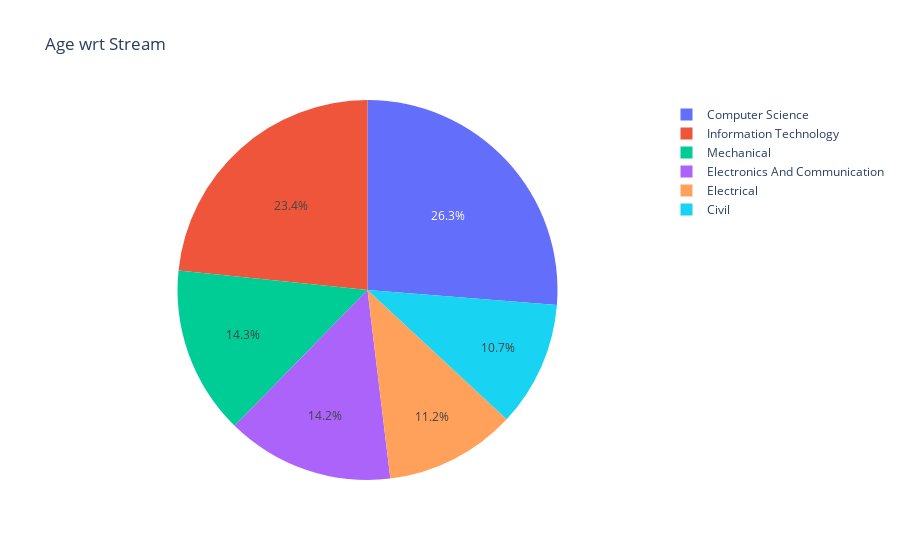

This figure's notebook cell:
### Markdown cell above
CSE students did the most number of internships.

### Code cell
import plotly.express as px
fig=px.pie(df,values='Age',names='Stream',title='Age wrt Stream')
fig.show()

### Figure 1 — Plotly figure (JSON) as saved in the notebook; plotly's stock layout.template omitted (floating-point values rounded to 4 significant figures; data arrays with more than 128 entries replaced by an {"elided": "..."} marker saying what was removed)
{"data": [{"domain": {"x": [0, 1], "y": [0, 1]}, "hovertemplate": "Stream=%{label}<br>Age=%{value}<extra></extra>", "labels": {"elided": "2966 str values"}, "legendgroup": "", "name": "", "showlegend": true, "type": "pie", "values": {"elided": "2966 int values"}}], "layout": {"legend": {"tracegroupgap": 0}, "title": {"text": "Age wrt Stream"}}}
